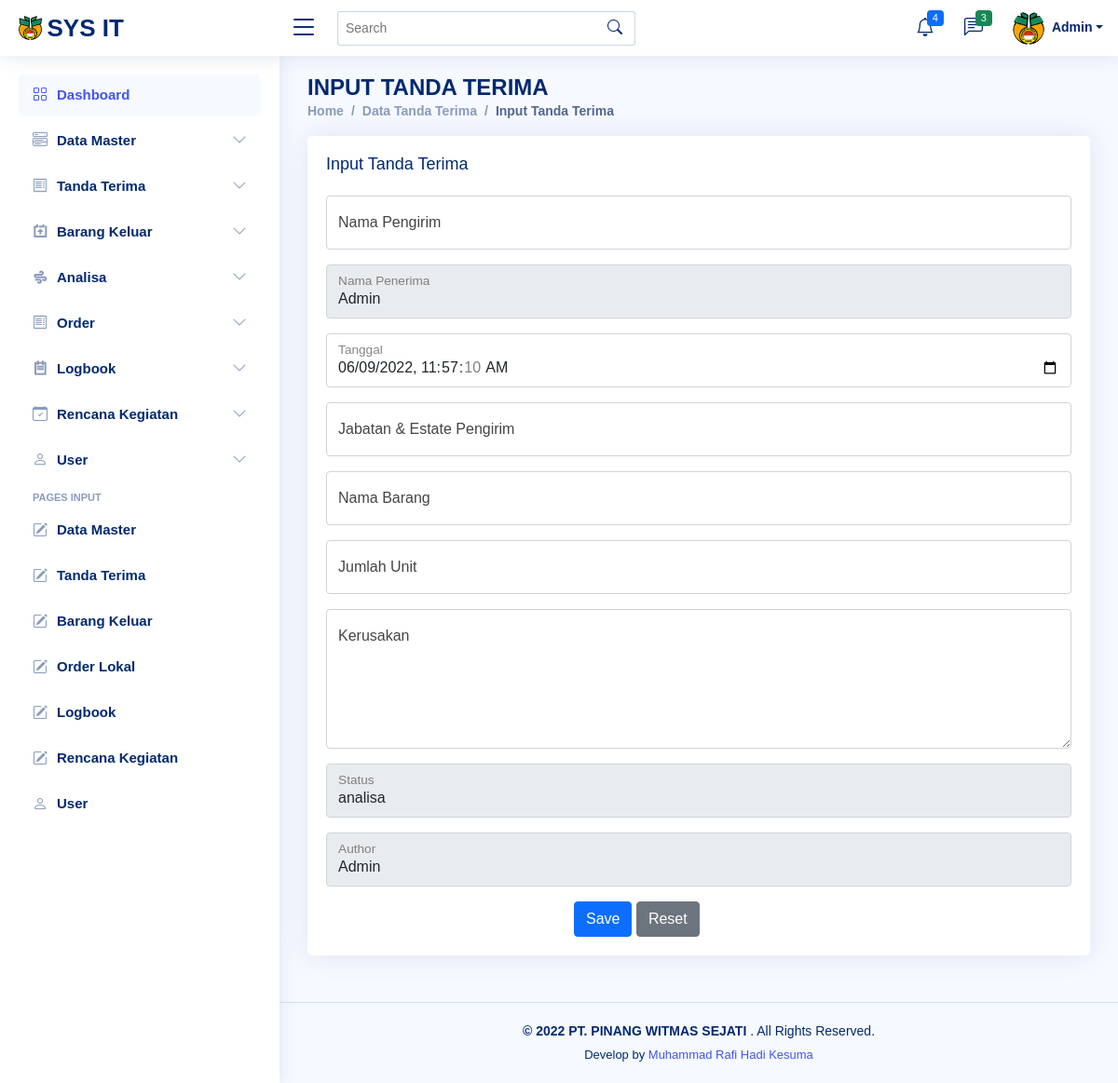
Screenshot of /input_tandaterima.php (signed in) with the database file from the repository.
### tables this page shows
CREATE TABLE `users` (
  `id` int(11) NOT NULL,
  `nama` text NOT NULL,
  `username` text NOT NULL,
  `password` text NOT NULL,
  `jabatan` text NOT NULL,
  `level` varchar(20) NOT NULL
);

### input_tandaterima.php (the view, shortened to what this page needs)
<?php require 'header.php'; ?>
<?php require 'sidebar.php'; ?>
<body>
    <main id="main" class="main">
        <div class="pagetitle">
            <h1>INPUT TANDA TERIMA</h1>
            <nav>
                <ol class="breadcrumb">
                    <li class="breadcrumb-item"><a href="home.php">Home</a></li>
                    <li class="breadcrumb-item"><a href="data_tandaterima.php">Data Tanda Terima</a></li>
                    <li class="breadcrumb-item active">Input Tanda Terima</li>
                </ol>
            </nav>
        </div>
        <?php
        require 'config.php';
        $id = $_SESSION['id'];
        $query = mysqli_query($koneksi, " SELECT * FROM users WHERE id='$id'");
        while ($read = mysqli_fetch_array($query)) {
            $author = $read['nama'];
        }
        ?>
        <section class="section">
            <div class="row">
                <div class="col-lg-12">
                    <div class="card">
                        <div class="card-body">
                            <h5 class="card-title">Input Tanda Terima</h5>
                            <form action="api_inputterima.php" method="POST">
                                <div class="col-12">
                                    <div class="form-floating mb-3">
                                        <input type="text" class="form-control" name="nama_pengirim" placeholder="Masukkan" id="1" onkeyup="my1()" required>
                                        <label for="divisi">Nama Pengirim</label>
                                    </div>
                                </div>
                                <div class="col-12">
                                    <div class="form-floating mb-3">
                                        <input type="text" class="form-control" name="nama_penerima" value="<?php echo $author ?>" placeholder="Masukkan" id="2" onkeyup="my2()" readonly>
                                        <label for="type">Nama Penerima</label>
                                    </div>
                                </div>
                                <div class="col-12">
                                    <div id="datetimepicker2" class="form-floating mb-3">
                                        <input type="datetime-local" data-format="dd/MM/yyyy h:i:s" value="<?php echo date("Y-m-d\TH:i:s", time()); ?>" class="form-control" id="3" name="date" required>
                                        <label for="tanggalbeli">Tanggal</label>
                                    </div>
                                </div>
                                <div class="col-12">
                                    <div class="form-floating mb-3">
                                        <input type="text" class="form-control" name="jabatan" placeholder="Masukkan" id="4" onkeyup="my4()" required>
                                        <label for="user">Jabatan & Estate Pengirim</label>
                                    </div>
                                </div>
                                <div class="col-12">
                                    <div class="form-floating mb-3">
                                        <input type="text" class="form-control" name="nama_barang" placeholder="Masukkan" id="5" onkeyup="my5()" required>
                                        <label for="mainboard">Nama Barang</label>
                                    </div>
                                </div>
                                <div class="col-12">
                                    <div class="form-floating mb-3">
                                        <input type="text" class="form-control" name="jumlah_unit" placeholder="Masukkan" id="6" onkeyup="my6()" required>
                                        <label for="processor">Jumlah Unit</label>
                                    </div>
                                </div>
                                <div class="form-floating mb-3">
                                    <textarea class="form-control" name="kerusakan" data-enable-grammarly="false" placeholder="Masukkan" style="height: 150px;" id="7" onkeyup="my7()" required></textarea>
                                    <label for="floatingKeluhan">Kerusakan</label>
                                </div>
                                <div class="form-floating mb-3">
                                    <input type="text" class="form-control" name="status" placeholder="Masukkan" value="analisa" id="9" onkeyup="my9()" readonly>
                                    <label for="9">Status</label>
                                </div>
                                <div class="col-12">
                                    <div class="form-floating mb-3">
                                        <input type="text" class="form-control" value="<?php echo $author ?>" name="author" placeholder="Masukkan" id="5" onkeyup="my7()" readonly>
                                        <label for="5">Author</label>
                                    </div>
                                </div>
                                <div class="col-sm-10 text-center">
                                    <button type="submit" class="btn btn-primary">Save</button>
                                    <button type="reset" class="btn btn-secondary">Reset</button>
                                </div>
                            </form>
                        </div>
                    </div>
                </div>
            </div>
        </section>
    </main>
    <?php require 'footer.php'; ?>

### header.php (shortened to what this page needs)
<!DOCTYPE html>
<html lang="en">
<head>
  <link rel="stylesheet" href="assets/css/bootstrap.min.css" />
  <link rel="stylesheet" href="assets/css/select2.min.css" />
  <link rel="stylesheet" href="assets/css/select2-bootstrap-5-theme.min.css" />
  <link rel="stylesheet" href="assets/css/select2-bootstrap-5-theme.rtl.min.css" />
  <link href="assets/css/css.css" rel="stylesheet">
  <link href="assets/vendor/bootstrap/css/bootstrap.min.css" rel="stylesheet">
  <link href="assets/vendor/bootstrap-icons/bootstrap-icons.css" rel="stylesheet">
  <link href="assets/vendor/boxicons/css/boxicons.min.css" rel="stylesheet">
  <link href="assets/vendor/quill/quill.snow.css" rel="stylesheet">
  <link href="assets/vendor/quill/quill.bubble.css" rel="stylesheet">
  <link href="assets/vendor/remixicon/remixicon.css" rel="stylesheet">
  <link href="assets/vendor/simple-datatables/style.css" rel="stylesheet">
  <link rel="stylesheet" href="assets/css/dataTables.bootstrap5.min.css">
  <link rel="stylesheet" href="assets/css/buttons.bootstrap5.min.css">
  <link href="assets/css/style.css" rel="stylesheet">
</head>
<body>
  <header id="header" class="header fixed-top d-flex align-items-center">
    <div class="d-flex align-items-center justify-content-between">
      <a href="home.php" class="logo d-flex align-items-center">
        <img src="assets/img/logo-new.png" alt="">
        <span class="d-none d-lg-block">SYS IT</span>
      </a>
      <i class="bi bi-list toggle-sidebar-btn"></i>
    </div>
    <div class="search-bar">
      <form class="search-form d-flex align-items-center" method="POST" action="#">
        <input type="text" name="query" placeholder="Search" title="Enter search keyword">
        <button type="submit" title="Search"><i class="bi bi-search"></i></button>
      </form>
    </div>
    <nav class="header-nav ms-auto">
      <ul class="d-flex align-items-center">
        <li class="nav-item dropdown">
          <a class="nav-link nav-icon" href="#" data-bs-toggle="dropdown">
            <i class="bi bi-bell"></i>
            <span class="badge bg-primary badge-number">4</span>
          </a>
        </li>
        <li class="nav-item dropdown">
          <a class="nav-link nav-icon" href="#" data-bs-toggle="dropdown">
            <i class="bi bi-chat-left-text"></i>
            <span class="badge bg-success badge-number">3</span>
          </a>
        </li>
        <?php
        require 'config.php';
        $id = $_SESSION['id'];
        $query = mysqli_query($koneksi, " SELECT * FROM users WHERE id='$id'");
        while ($read = mysqli_fetch_array($query)) {
        ?>
          <li class="nav-item dropdown pe-3">
            <a class="nav-link nav-profile d-flex align-items-center pe-0" href="#" data-bs-toggle="dropdown">
              <img src="assets/img/logo-new.png" alt="Profile" class="rounded-circle">
              <span class="d-none d-md-block dropdown-toggle ps-2"><?php echo $read['nama'] ?></span>
            </a>
          </li>
      </ul>
    </nav>
  <?php } ?>
  </header>

### assets/css/style.css (style rules this page uses)
:root { scroll-behavior: smooth; }
body { font-family: "Open Sans", sans-serif; background: #f6f9ff; color: #444444; }
a { color: #4154f1; text-decoration: none; }
h1, h2, h3, h4, h5, h6 { font-family: "Nunito", sans-serif; }
#main { margin-top: 60px; padding: 20px 30px; transition: all 0.3s; }
.pagetitle { margin-bottom: 10px; }
.pagetitle h1 { font-size: 24px; margin-bottom: 0; font-weight: 600; color: #012970; }
.card { margin-bottom: 30px; border: none; border-radius: 5px; box-shadow: 0px 0 30px rgba(1, 41, 112, 0.1); }
.card-title { padding: 20px 0 15px 0; font-size: 18px; font-weight: 500; color: #012970; font-family: "Poppins", sans-serif; }
.card-body { padding: 0 20px 20px 20px; }
.breadcrumb { font-size: 14px; font-family: "Nunito", sans-serif; color: #899bbd; font-weight: 600; }
.breadcrumb a { color: #899bbd; transition: 0.3s; }
.breadcrumb .breadcrumb-item::before { color: #899bbd; }
.breadcrumb .active { color: #51678f; font-weight: 600; }
.logo { line-height: 1; }
@media (min-width: 1200px) { .logo { width: 280px; } }
.logo img { max-height: 26px; margin-right: 6px; }
.logo span { font-size: 26px; font-weight: 700; color: #012970; font-family: "Nunito", sans-serif; }
.header { transition: all 0.5s; z-index: 997; height: 60px; box-shadow: 0px 2px 20px rgba(1, 41, 112, 0.1); background-color: #fff; padding-left: 20px; }
.header .toggle-sidebar-btn { font-size: 32px; padding-left: 10px; cursor: pointer; color: #012970; }
.header .search-bar { min-width: 360px; padding: 0 20px; }
.header .search-form { width: 100%; }
.header .search-form input { border: 0; font-size: 14px; color: #012970; border: 1px solid rgba(1, 41, 112, 0.2); padding: 7px 38px 7px 8px; border-radius: 3px; transition: 0.3s; width: 100%; }
.header .search-form button { border: 0; padding: 0; margin-left: -30px; background: none; }
.header .search-form button i { color: #012970; }
.header-nav ul { list-style: none; }
.header-nav > ul { margin: 0; padding: 0; }
.header-nav .nav-icon { font-size: 20px; color: #012970; }
.header-nav .nav-profile { color: #012970; }
.header-nav .nav-profile img { max-height: 36px; }
.header-nav .nav-profile span { font-size: 14px; font-weight: 600; }
.header-nav .badge-number { position: absolute; inset: 4px 6px auto auto; font-weight: normal; font-size: 11px; padding: 3px 6px; }
@media (min-width: 1200px) { #main, #footer { margin-left: 300px; } }

### rows the page displays
users: nama "Admin", nama_penerima "Admin", author "Admin"
